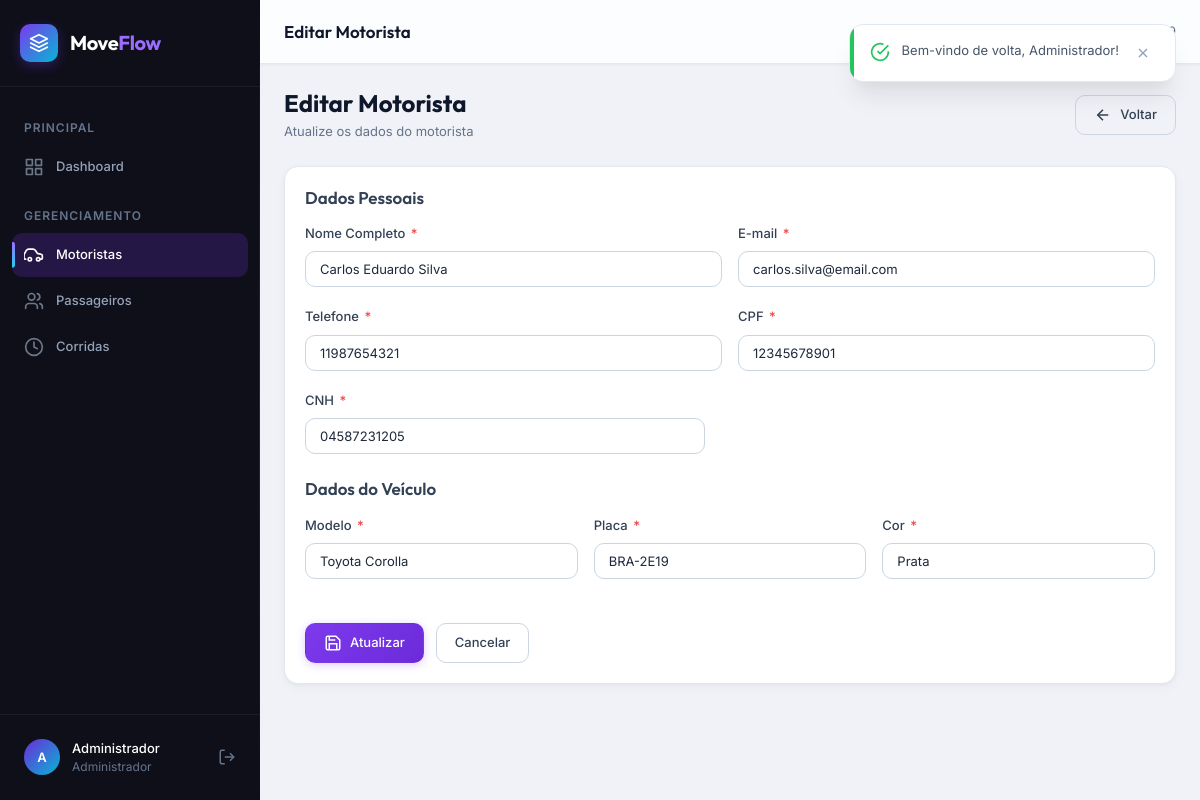
/public/drivers/edit/1 (signed in), run on the app's committed database.
### tables this page shows
CREATE TABLE IF NOT EXISTS drivers (
    id INT AUTO_INCREMENT PRIMARY KEY,
    name VARCHAR(100) NOT NULL,
    email VARCHAR(150) NOT NULL UNIQUE,
    phone VARCHAR(20) NOT NULL,
    cpf VARCHAR(14) NOT NULL UNIQUE,
    cnh VARCHAR(20) NOT NULL,
    vehicle_plate VARCHAR(10) NOT NULL,
    vehicle_model VARCHAR(80) NOT NULL,
    vehicle_color VARCHAR(30) NOT NULL,
    status ENUM('available', 'busy', 'offline') NOT NULL DEFAULT 'available',
    rating DECIMAL(3,2) NOT NULL DEFAULT 5.00,
    created_at DATETIME NOT NULL DEFAULT CURRENT_TIMESTAMP,
    updated_at DATETIME NOT NULL DEFAULT CURRENT_TIMESTAMP ON UPDATE CURRENT_TIMESTAMP,
    INDEX idx_drivers_status (status),
    INDEX idx_drivers_cpf (cpf),
    INDEX idx_drivers_email (email)
);

### app/Controllers/DriverController.php (called while the page is built, shortened)
<?php
class DriverController extends Controller
{
    public function edit(int $id): void
    {
        $driver = Driver::withRideCount($id);
        $this->view('drivers.form', [
            'pageTitle' => 'Editar Motorista',
            'driver' => $driver,
            'editing' => true,
        ]);
    }
}

### app/Config/Routes.php (called while the page is built, shortened)
<?php
Router::dispatch();

### public/index.php (called while the page is built, shortened)
<?php
spl_autoload_register(function ($class) {
    $paths = [
        APP_PATH . '/Core/',
        APP_PATH . '/Config/',
        APP_PATH . '/Controllers/',
        APP_PATH . '/Models/',
        APP_PATH . '/Helpers/',
    ];
    foreach ($paths as $path) {
        $file = $path . $class . '.php';
        if (file_exists($file)) {
            return;
        }
    }
});
require_once APP_PATH . '/Config/Routes.php';

### app/Config/Database.php (called while the page is built, shortened)
<?php
class Database
{
    private static ?PDO $instance = null;
    public static function getInstance(): PDO
    {
        if (self::$instance === null) {
            $dsn = sprintf(
                'mysql:host=%s;port=%d;dbname=%s;charset=%s',
                self::HOST,
                self::PORT,
                self::DBNAME,
                self::CHARSET
            );
            try {
                self::$instance = new PDO($dsn, self::USERNAME, self::PASSWORD, [
                    PDO::ATTR_ERRMODE => PDO::ERRMODE_EXCEPTION,
                    PDO::ATTR_DEFAULT_FETCH_MODE => PDO::FETCH_ASSOC,
                    PDO::ATTR_EMULATE_PREPARES => false,
                    PDO::MYSQL_ATTR_INIT_COMMAND => "SET NAMES utf8mb4 COLLATE utf8mb4_unicode_ci",
                ]);
            } catch (PDOException $e) {
                error_log("Database connection failed: " . $e->getMessage());
                die('Erro de conexão com o banco de dados. Verifique as configurações.');
            }
        }
        return self::$instance;
    }
}

### app/Core/Model.php (called while the page is built, shortened)
<?php
class Model
{
    protected static string $table = '';
    protected static string $primaryKey = 'id';
    protected static function db(): PDO
    {
        return Database::getInstance();
    }
    public static function find(int $id): ?array
    {
        $stmt = self::db()->prepare(
            "SELECT * FROM " . static::$table . " WHERE " . static::$primaryKey . " = :id LIMIT 1"
        );
        $stmt->execute(['id' => $id]);
        $result = $stmt->fetch(PDO::FETCH_ASSOC);
        return $result ?: null;
    }
    public static function rawValue(string $sql, array $params = [])
    {
        $stmt = self::db()->prepare($sql);
        $stmt->execute($params);
        return $stmt->fetchColumn();
    }
}

### app/Models/Driver.php (called while the page is built, shortened)
<?php
class Driver extends Model
{
    public static function withRideCount(int $id): ?array
    {
        $driver = self::find($id);
        $driver['ride_count'] = (int) self::rawValue(
            "SELECT COUNT(*) FROM rides WHERE driver_id = :id",
            ['id' => $id]
        );
        $driver['completed_rides'] = (int) self::rawValue(
            "SELECT COUNT(*) FROM rides WHERE driver_id = :id AND status = 'completed'",
            ['id' => $id]
        );
        $driver['total_earnings'] = (float) self::rawValue(
            "SELECT COALESCE(SUM(fare), 0) FROM rides WHERE driver_id = :id AND status = 'completed'",
            ['id' => $id]
        );
        return $driver;
    }
}

### app/Views/drivers/form.php (the view, shortened to what this page needs)
<?php
$old = Session::get('old_input', []);
$v = fn($field) => htmlspecialchars($driver[$field] ?? $old[$field] ?? '');
$action = $editing ? APP_URL . "/drivers/update/{$driver['id']}" : APP_URL . '/drivers/store';
?>
<div class="page-header">
    <div class="page-header-info">
        <h1><?= $editing ? 'Editar Motorista' : 'Novo Motorista' ?></h1>
        <p><?= $editing ? 'Atualize os dados do motorista' : 'Preencha os dados para cadastrar um novo motorista' ?></p>
    </div>
    <div class="page-header-actions">
        <a href="<?= APP_URL ?>/drivers" class="btn btn-outline">
            <svg width="18" height="18" viewBox="0 0 24 24" fill="none" stroke="currentColor" stroke-width="2"><line x1="19" y1="12" x2="5" y2="12"/><polyline points="12 19 5 12 12 5"/></svg>
            Voltar
        </a>
    </div>
</div>
<div class="card">
    <div class="card-body">
        <form id="driver-form" method="POST" action="<?= $action ?>">
            <h4 style="margin-bottom:var(--space-4);color:var(--gray-700)">Dados Pessoais</h4>
            <div class="form-row">
                <div class="form-group">
                    <label class="form-label" for="name">Nome Completo <span class="required">*</span></label>
                    <input type="text" class="form-control" id="name" name="name" value="<?= $v('name') ?>" required placeholder="Nome do motorista">
                </div>
                <div class="form-group">
                    <label class="form-label" for="email">E-mail <span class="required">*</span></label>
                    <input type="email" class="form-control" id="email" name="email" value="<?= $v('email') ?>" required placeholder="email@exemplo.com">
                </div>
            </div>
            <div class="form-row">
                <div class="form-group">
                    <label class="form-label" for="phone">Telefone <span class="required">*</span></label>
                    <input type="text" class="form-control" id="phone" name="phone" value="<?= $v('phone') ?>" required placeholder="(00) 00000-0000" data-mask="phone">
                </div>
                <div class="form-group">
                    <label class="form-label" for="cpf">CPF <span class="required">*</span></label>
                    <input type="text" class="form-control" id="cpf" name="cpf" value="<?= $v('cpf') ?>" required placeholder="000.000.000-00" data-mask="cpf">
                </div>
            </div>
            <div class="form-group">
                <label class="form-label" for="cnh">CNH <span class="required">*</span></label>
                <input type="text" class="form-control" id="cnh" name="cnh" value="<?= $v('cnh') ?>" required placeholder="Número da CNH" style="max-width:400px">
            </div>
            <h4 style="margin:var(--space-6) 0 var(--space-4);color:var(--gray-700)">Dados do Veículo</h4>
            <div class="form-row">
                <div class="form-group">
                    <label class="form-label" for="vehicle_model">Modelo <span class="required">*</span></label>
                    <input type="text" class="form-control" id="vehicle_model" name="vehicle_model" value="<?= $v('vehicle_model') ?>" required placeholder="Ex: Toyota Corolla">
                </div>
                <div class="form-group">
                    <label class="form-label" for="vehicle_plate">Placa <span class="required">*</span></label>
                    <input type="text" class="form-control" id="vehicle_plate" name="vehicle_plate" value="<?= $v('vehicle_plate') ?>" required placeholder="ABC-1D23" data-mask="plate">
                </div>
                <div class="form-group">
                    <label class="form-label" for="vehicle_color">Cor <span class="required">*</span></label>
                    <input type="text" class="form-control" id="vehicle_color" name="vehicle_color" value="<?= $v('vehicle_color') ?>" required placeholder="Ex: Preto">
                </div>
            </div>
            <div style="display:flex;gap:var(--space-3);margin-top:var(--space-6)">
                <button type="submit" class="btn btn-primary">
                    <svg width="18" height="18" viewBox="0 0 24 24" fill="none" stroke="currentColor" stroke-width="2"><path d="M19 21H5a2 2 0 0 1-2-2V5a2 2 0 0 1 2-2h11l5 5v11a2 2 0 0 1-2 2z"/><polyline points="17 21 17 13 7 13 7 21"/><polyline points="7 3 7 8 15 8"/></svg>
                    <?= $editing ? 'Atualizar' : 'Cadastrar' ?>
                </button>
                <a href="<?= APP_URL ?>/drivers" class="btn btn-outline">Cancelar</a>
            </div>
        </form>
    </div>
</div>

### app/Core/Router.php (shortened to what this page needs)
<?php
class Router
{
    private static array $routes = [];
    public static function get(string $path, string $controller, string $method): void
    {
        self::$routes['GET'][$path] = ['controller' => $controller, 'method' => $method];
    }
    public static function post(string $path, string $controller, string $method): void
    {
        self::$routes['POST'][$path] = ['controller' => $controller, 'method' => $method];
    }
    public static function dispatch(): void
    {
        $url = isset($_GET['url']) ? trim($_GET['url'], '/') : '';
        $httpMethod = $_SERVER['REQUEST_METHOD'];
        foreach (self::$routes[$httpMethod] ?? [] as $pattern => $route) {
            $regex = self::patternToRegex($pattern);
            if (preg_match($regex, $url, $matches)) {
                array_shift($matches);
                self::callAction($route['controller'], $route['method'], $matches);
                return;
            }
        }
    }
    private static function patternToRegex(string $pattern): string
    {
        $regex = preg_replace('/\{([a-zA-Z_]+)\}/', '([^/]+)', $pattern);
        return '#^' . $regex . '$#';
    }
    private static function callAction(string $controller, string $method, array $params = []): void
    {
        $instance = new $controller();
        call_user_func_array([$instance, $method], $params);
    }
}

### public/assets/css/variables.css (style rules this page uses)
:root { --primary-50: #f3f0ff; --primary-100: #e9e3ff; --primary-200: #d4c8ff; --primary-300: #b69eff; --primary-400: #9b6dff; --primary-500: #7c3aed; --primary-600: #6c2bd9; --primary-700: #5b21b6; --primary-800: #4c1d95; --primary-900: #3b1578; --accent-50: #ecfeff; --accent-100: #cffafe; --accent-200: #a5f3fc; --accent-300: #67e8f9; --accent-400: #22d3ee; --accent-500: #06b6d4; --accent-600: #0891b2; --gray-50: #f8fafc; --gray-100: #f1f5f9; --gray-200: #e2e8f0; --gray-300: #cbd5e1; --gray-400: #94a3b8; --gray-500: #64748b; --gray-600: #475569; --gray-700: #334155; --gray-800: #1e293b; --gray-900: #0f172a; --gray-950: #020617; --success-50: #f0fdf4; --success-100: #dcfce7; --success-500: #22c55e; --success-600: #16a34a; --success-700: #15803d; --warning-50: #fffbeb; --warning-100: #fef3c7; --warning-500: #f59e0b; --warning-600: #d97706; --danger-50: #fef2f2; --danger-100: #fee2e2; --danger-500: #ef4444; --danger-600: #dc2626; --danger-700: #b91c1c; --info-50: #eff6ff; --info-100: #dbeafe; --info-500: #3b82f6; --info-600: #2563eb; --sidebar-bg: #0f0f1a; --sidebar-bg-hover: rgba(124, 58, 237, 0.12); --sidebar-bg-active: rgba(124, 58, 237, 0.2); --sidebar-text: #94a3b8; --sidebar-text-active: #ffffff; --sidebar-border: rgba(255, 255, 255, 0.06); --sidebar-width: 260px; --sidebar-collapsed-width: 72px; --topbar-bg: rgba(255, 255, 255, 0.8); --topbar-height: 64px; --topbar-shadow: 0 1px 3px rgba(0, 0, 0, 0.05); --body-bg: #f0f2f7; --card-bg: #ffffff; --card-hover: #fafbff; --font-sans: 'Inter', -apple-system, BlinkMacSystemFont, 'Segoe UI', sans-serif; --font-heading: 'Outfit', var(--font-sans); --font-mono: 'JetBrains Mono', 'Fira Code', monospace; --text-xs: 0.75rem; --text-sm: 0.8125rem; --text-base: 0.875rem; --text-md: 0.9375rem; --text-lg: 1.0625rem; --text-xl: 1.25rem; --text-2xl: 1.5rem; --text-3xl: 1.875rem; --text-4xl: 2.25rem; --font-light: 300; --font-regular: 400; --font-medium: 500; --font-semibold: 600; --font-bold: 700; --leading-tight: 1.25; --leading-normal: 1.5; --leading-relaxed: 1.75; --space-1: 0.25rem; --space-2: 0.5rem; --space-3: 0.75rem; --space-4: 1rem; --space-5: 1.25rem; --space-6: 1.5rem; --space-8: 2rem; --space-10: 2.5rem; --space-12: 3rem; --space-16: 4rem; --radius-sm: 6px; --radius-md: 10px; --radius-lg: 14px; --radius-xl: 20px; --radius-2xl: 24px; --radius-full: 9999px; --shadow-xs: 0 1px 2px rgba(0, 0, 0, 0.04); --shadow-sm: 0 1px 3px rgba(0, 0, 0, 0.06), 0 1px 2px rgba(0, 0, 0, 0.04); --shadow-md: 0 4px 6px -1px rgba(0, 0, 0, 0.07), 0 2px 4px -1px rgba(0, 0, 0, 0.04); --shadow-lg: 0 10px 15px -3px rgba(0, 0, 0, 0.08), 0 4px 6px -2px rgba(0, 0, 0, 0.04); --shadow-xl: 0 20px 25px -5px rgba(0, 0, 0, 0.08), 0 10px 10px -5px rgba(0, 0, 0, 0.03); --shadow-2xl: 0 25px 50px -12px rgba(0, 0, 0, 0.15); --shadow-glow: 0 0 20px rgba(124, 58, 237, 0.15); --shadow-card: 0 1px 3px rgba(0,0,0,0.04), 0 4px 12px rgba(0,0,0,0.03); --transition-fast: 150ms cubic-bezier(0.4, 0, 0.2, 1); --transition-base: 250ms cubic-bezier(0.4, 0, 0.2, 1); --transition-slow: 350ms cubic-bezier(0.4, 0, 0.2, 1); --transition-spring: 400ms cubic-bezier(0.34, 1.56, 0.64, 1); --z-dropdown: 100; --z-sticky: 200; --z-modal-backdrop: 300; --z-modal: 400; --z-toast: 500; --z-tooltip: 600; }

### public/assets/css/base.css (style rules this page uses)
*, *::before, *::after { margin: 0; padding: 0; box-sizing: border-box; }
html { font-size: 16px; scroll-behavior: smooth; -webkit-font-smoothing: antialiased; -moz-osx-font-smoothing: grayscale; text-rendering: optimizeLegibility; }
body { font-family: var(--font-sans); font-size: var(--text-base); font-weight: var(--font-regular); line-height: var(--leading-normal); color: var(--gray-800); background-color: var(--body-bg); overflow-x: hidden; }
h1, h2, h3, h4, h5, h6 { font-family: var(--font-heading); font-weight: var(--font-semibold); line-height: var(--leading-tight); color: var(--gray-900); }
h1 { font-size: var(--text-3xl); font-weight: var(--font-bold); }
h4 { font-size: var(--text-lg); }
p { margin-bottom: var(--space-4); color: var(--gray-600); }
a { color: var(--primary-600); text-decoration: none; transition: color var(--transition-fast); }

### data on the page
drivers: name "Carlos Eduardo Silva", email "carlos.silva@email.com", phone "11987654321", cpf "12345678901", cnh "04587231205", vehicle_model "Toyota Corolla", vehicle_plate "BRA-2E19", vehicle_color "Prata"

### other printed values
$message "Bem-vindo de volta, Administrador!"
